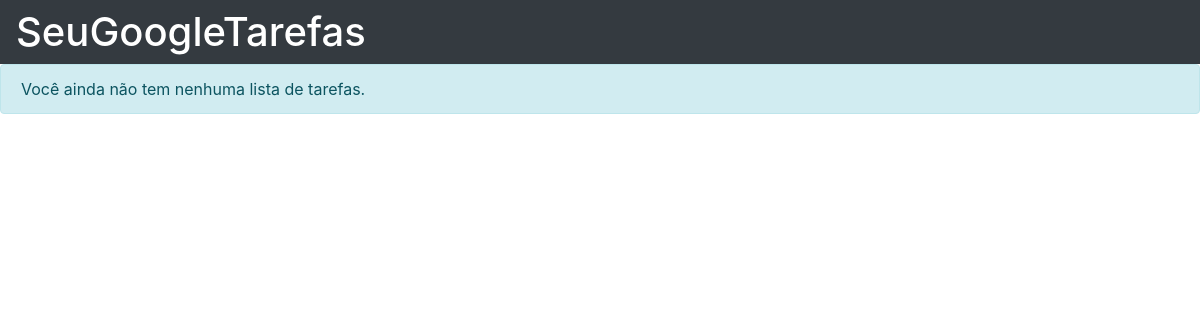
The page /tarefas/ on the database as committed earlier.
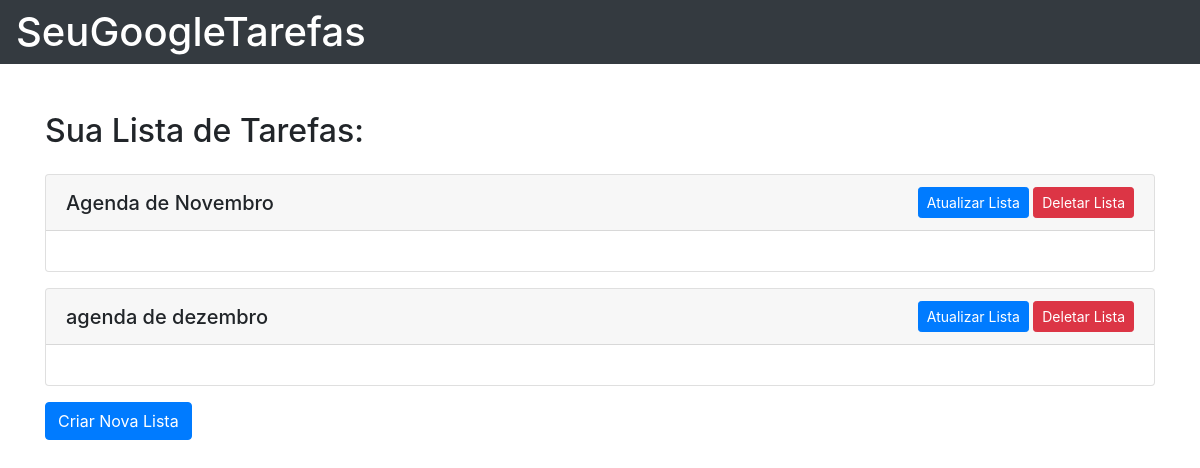
The same page on the database as committed later.
### tarefas/models.py (models this page shows, shortened)
class ListaTarefa(models.Model):
    nome = models.CharField(max_length=255, null=False)
    slug = models.CharField(max_length=255)
    tarefas = models.ManyToManyField("Tarefa")
    class Meta:
        verbose_name = "lista de tarefas"
        verbose_name_plural = "listas de tarefas"

### tarefas/views.py (the view)
# urls.py: path('tarefas/', views.lista_tarefas, name='lista-tarefas'),
def lista_tarefas(request):
    listas = ListaTarefa.objects.all()
    return render(request, 'lista_tarefas.html', {'listas': listas})

### tarefas/templates/lista_tarefas.html (shortened to what this page needs)
{% extends "base.html" %}
{% block content %}
{% include "navbar.html" %}
{% if listas %}
<div class="container mt-5">
    <div class="row">
        <div class="col-12">
            <h2 class="mb-4">Sua Lista de Tarefas:</h2>
            {% for lista in listas %}
            <div class="card mb-3">
                <div class="card-header d-flex justify-content-between align-items-center">
                    <h5 class="card-title mb-0">{{ lista.nome }}</h5>
                    <div>
                        <a href="{% url 'atualizar-lista' lista.slug %}"
                           class="btn btn-sm btn-primary">Atualizar Lista</a>
                        <a href="{% url 'deletar-lista' lista.slug %}"
                           class="btn btn-sm btn-danger">Deletar Lista</a>
                    </div>
                </div>
                <div class="card-body">
                </div>
            </div>
            {% empty %}
            <div class="alert alert-info">
                Você ainda não tem nenhuma lista de tarefas.
            </div>
            {% endfor %}
            <a href="{% url 'criar-lista' %}" class="btn btn-primary">
                Criar Nova Lista
            </a>
        </div>
    </div>
</div>
{% else %}
<div class="alert alert-info">
    Você ainda não tem nenhuma lista de tarefas.
</div>
{% endif %}
{% endblock %}

Rows that differ between the two databases and show on the page:
added ListaTarefa: nome "Agenda de Novembro"
added ListaTarefa: nome "agenda de dezembro"
Other text that changed with them:
text no longer shown: "Você ainda não tem nenhuma lista de tarefas."
text now shown: "Sua Lista de Tarefas: Criar Nova Lista"
